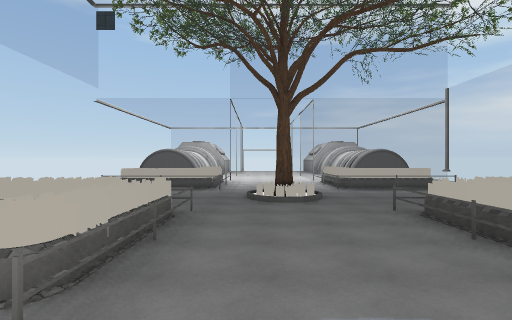
view 1 (above)

22 first-person views from a walk through a 3-D level made in the Unity game engine. The camera is 1.4 m above the floor, looks level and sees 85° across. The floor is counted in squares, 2 m on a side. Each view is taken from the middle of a square. On the plan, view 1 faces up. The plan holds only what a view shows up to about 9 squares ahead; the rest is blank. The player is left out. Some surface patterns are stand-ins.

view 2
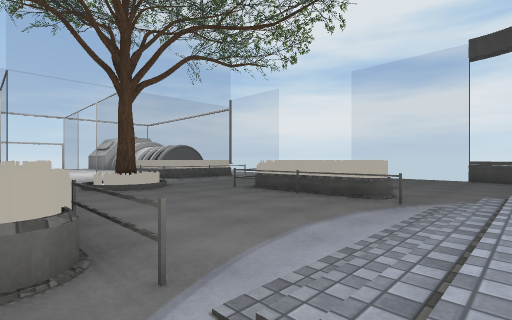

view 3
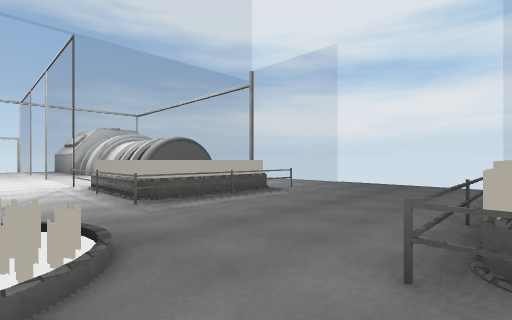

view 4
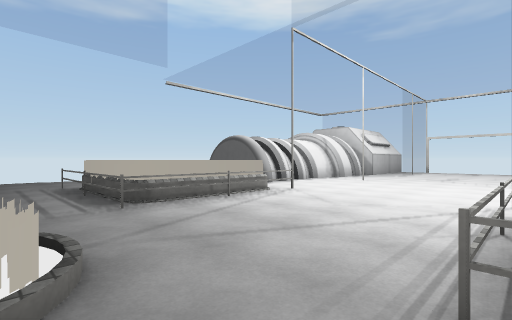

view 5
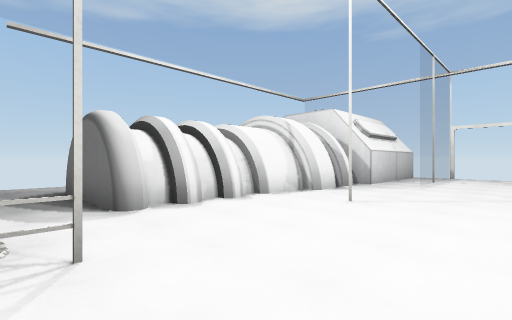

view 6
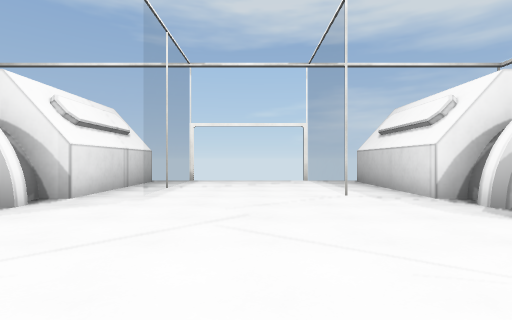

view 7
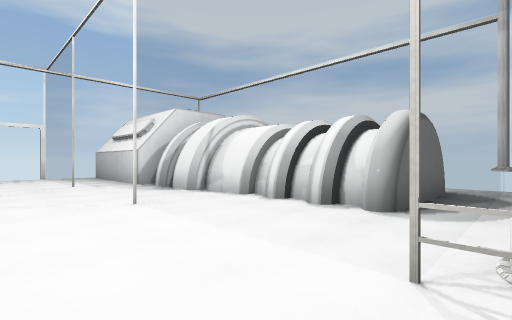

view 8
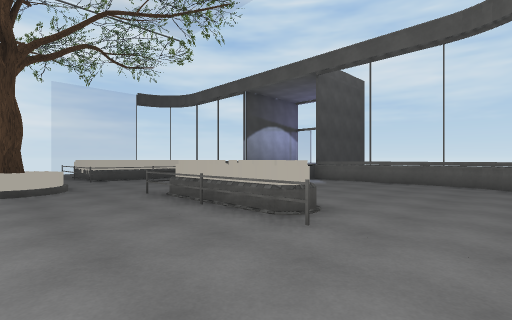

view 9
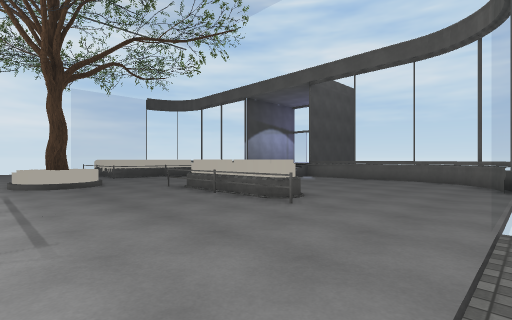

view 10
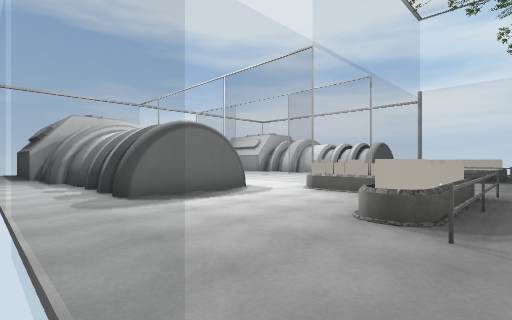

view 11
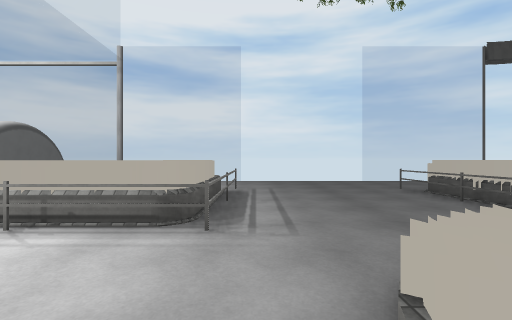

view 12
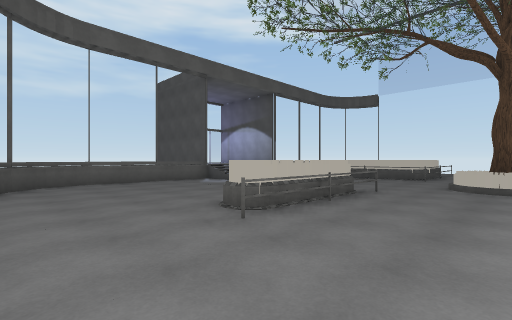

view 13
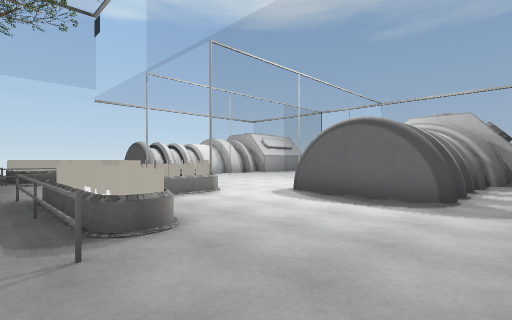

view 14
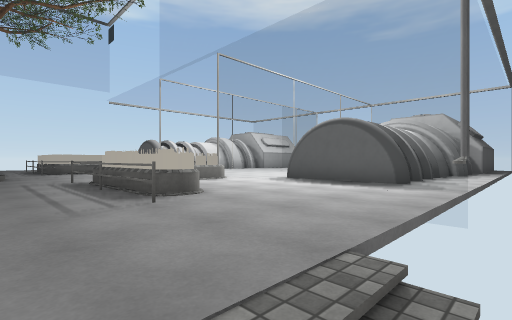

view 15
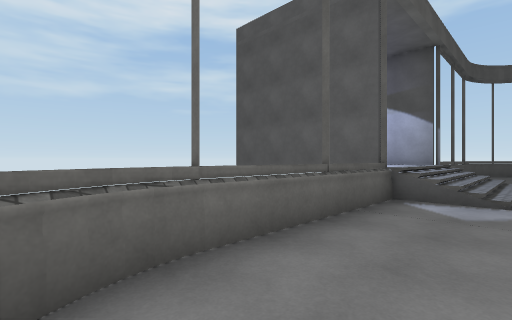

view 16
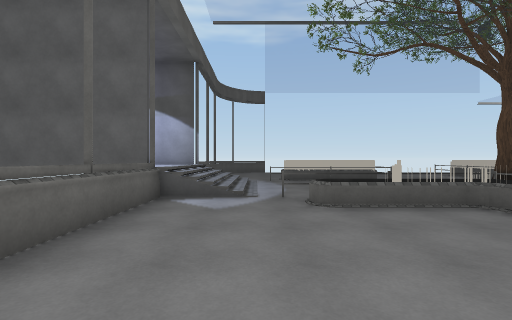

view 17
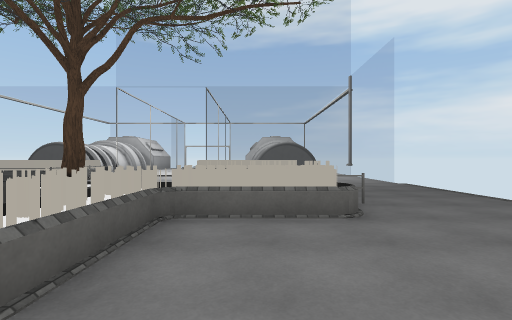

view 18
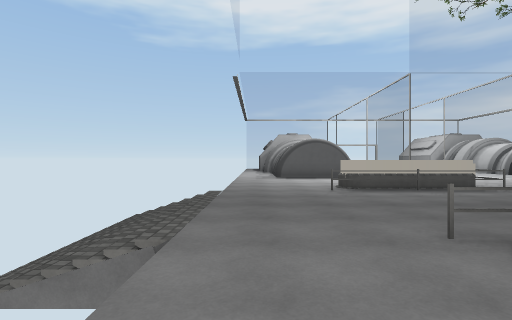

view 19
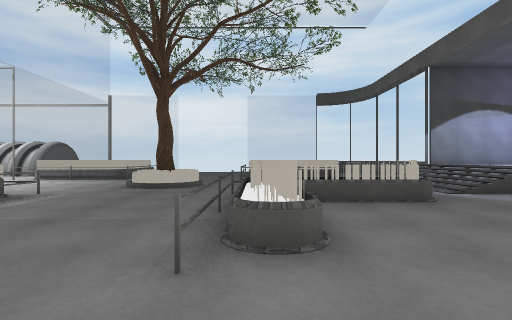

view 20
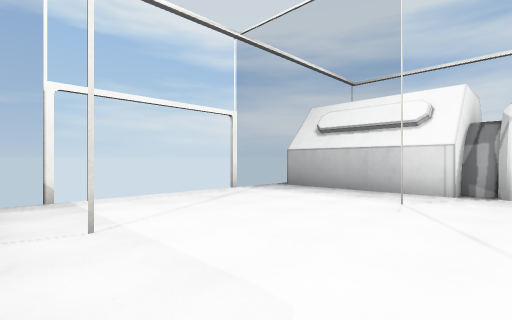

view 21
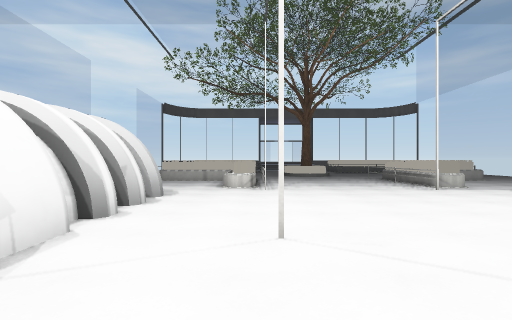

view 22
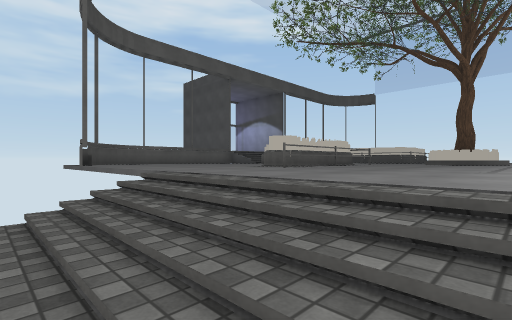

### Floor plan
Key: @ floor where view 1 was taken; # wall or solid block; . floor; / step, stairs or slope; = window, fence, low wall or low ledge; R railing; O other object.
Columns run from 9 left of view 1 to 11 right of it. Each row starts with its distance up from view 1.
 26         #   #
 25       #.=...=.#
 24       #.=...=.#
 23       #.#...=.#
 22       #.=...=.#
 21       #.......#  #
 20       #.......#  #
 19     ###.......#  #=
 18     ###.......#  #=
 17     ###.=...=.####=
 16     ###.=...=.####=
 15     ###.=...=.####=
 14  =#####.=...=.=====
 13   .....O....RO....=
 12   .....OR...RO.....
 11   .....O....R..O...
 10  =..RRORR...RRORO..
  9 //.............O...//
  8 //........ O.......//
  7 //.......O.O.......//
  6 //.....O.....O.O...//
  5  =..RRORO... RORO..
  4   .....OR..ORO.O...
  3   .....O....OO.....
  2   .....OR..OR......
  1  O......////O.....O
  0  # ...../@//......#
 -1   ===O=O#   =O=O===
 -2         #   #
 -3             #

Where each view was taken, in squares from view 1:
view 1: 0 up, 0 right, facing up
view 2: 0 up, 2 left, facing up-right
view 3: 5 up, 1 right, facing up-right
view 4: 8 up, 3 right, facing up-left
view 5: 13 up, 1 right, facing up-left
view 6: 16 up, 1 right, facing up
view 7: 13 up, 1 right, facing up-right
view 8: 8 up, 7 left, facing down-right
view 9: 9 up, 8 left, facing down-right
view 10: 9 up, 8 left, facing up-right
view 11: 9 up, 0 right, facing right
view 12: 8 up, 9 right, facing down-left
view 13: 9 up, 9 right, facing up-left
view 14: 8 up, 10 right, facing up-left
view 15: 1 up, 8 right, facing down-left
view 16: 1 up, 8 right, facing left
view 17: 1 up, 5 right, facing up
view 18: 3 up, 7 left, facing up
view 19: 5 up, 7 left, facing right
view 20: 20 up, 2 left, facing up-right
view 21: 20 up, 3 right, facing down
view 22: 9 up, 11 right, facing down-left
